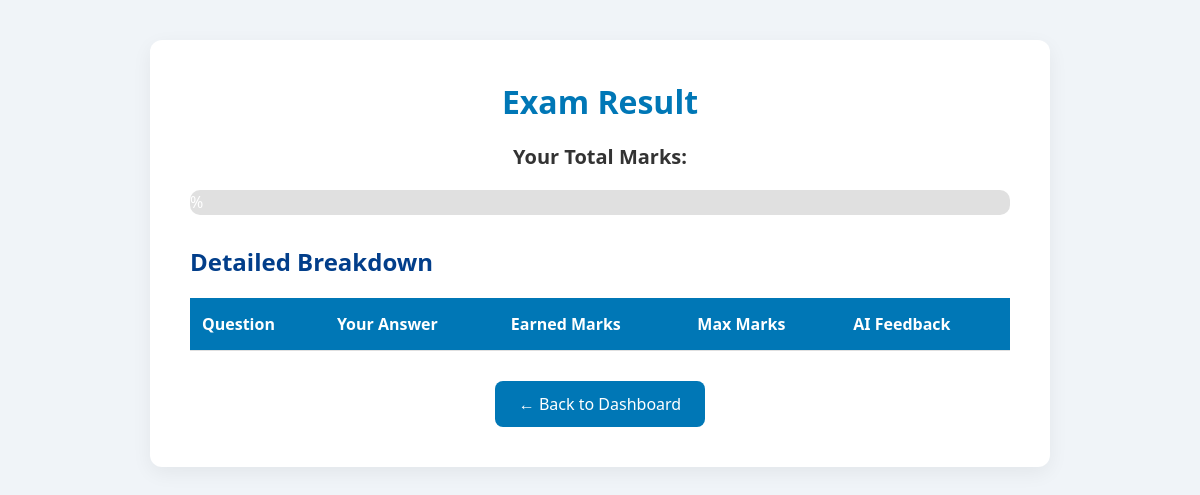
The app's page /view_result/13 (signed in), older data.
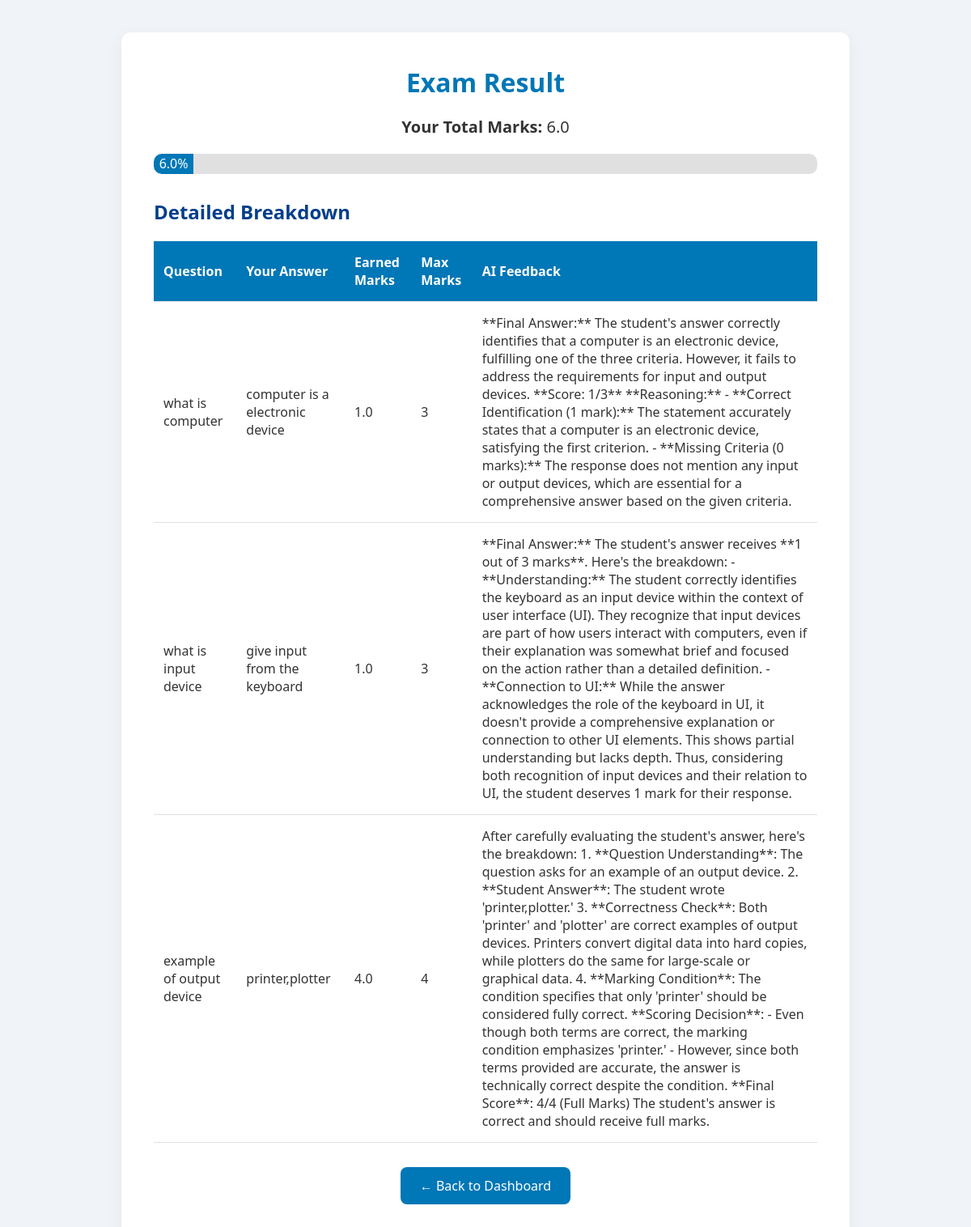
The same page, newer data.
### tables this page shows
CREATE TABLE Attended (
                            id INTEGER PRIMARY KEY AUTOINCREMENT,
                            student_id INTEGER,
                            exam_id INTEGER,
                            earned_total REAL);

CREATE TABLE Answer (
                            id INTEGER PRIMARY KEY AUTOINCREMENT,
                            question_id INTEGER,
                            student_id INTEGER,
                            answer_text TEXT,
                            earned_marks REAL,  -- ✅ Changed from INTEGER to REAL
                            feedback TEXT);

CREATE TABLE Question (
                            id INTEGER PRIMARY KEY AUTOINCREMENT,
                            exam_id INTEGER,
                            question_text TEXT,
                            total_marks INTEGER,
                            answer_key TEXT);

### app.py (the view)
@app.route('/view_result/<int:exam_id>')
def view_result(exam_id):
    if 'student_id' not in session:
        return redirect('/login_student')
    student_id = session['student_id']
    with sqlite3.connect('database.db') as conn:
        cursor = conn.cursor()
        cursor.execute("SELECT earned_total FROM Attended WHERE student_id = ? AND exam_id = ?", (student_id, exam_id))
        result = cursor.fetchone()
        cursor.execute("""
            SELECT Question.question_text, Answer.answer_text, Answer.earned_marks, Question.total_marks, Answer.feedback
            FROM Answer
            JOIN Question ON Answer.question_id = Question.id
            WHERE Answer.student_id = ? AND Question.exam_id = ?
        """, (student_id, exam_id))
        answers = cursor.fetchall()  # List of (question_text, answer_text, earned_marks, max_marks, feedback)
    return render_template('view_result.html', result=result, answers=answers)

### templates/view_result.html (shortened to what this page needs)
<!DOCTYPE html>
<html lang="en">
<head>
</head>
<body>
    <div class="container">
        <h1>Exam Result</h1>
        <p class="total-marks"><strong>Your Total Marks:</strong> {{ result[0] }}</p>
        <div class="progress-bar-container">
            <div class="progress-bar" id="progressBar">{{ result[0] }}%</div>
        </div>
        <h2>Detailed Breakdown</h2>
        <table>
            <thead>
                <tr>
                    <th>Question</th>
                    <th>Your Answer</th>
                    <th>Earned Marks</th>
                    <th>Max Marks</th>
                    <th>AI Feedback</th>
                </tr>
            </thead>
            <tbody>
                {% for answer in answers %}
                <tr>
                    <td data-label="Question">{{ answer[0] }}</td>
                    <td data-label="Your Answer">{{ answer[1] }}</td>
                    <td data-label="Earned Marks">{{ answer[2] }}</td>
                    <td data-label="Max Marks">{{ answer[3] }}</td>
                    <td data-label="AI Feedback">{{ answer[4] }}</td>
                </tr>
                {% endfor %}
            </tbody>
        </table>
        <div style="text-align: center;">
            <a href="/dashboard_student" class="back-button">← Back to Dashboard</a>
        </div>
    </div>
</body>
</html>

### templates/view_result.html (style rules this page uses)
* { margin: 0; padding: 0; box-sizing: border-box; }
body { font-family: 'Segoe UI', Tahoma, Geneva, Verdana, sans-serif; background-color: #f0f4f8; color: #333; padding: 40px 20px; transition: background-color 0.3s ease; }
.container { max-width: 900px; margin: 0 auto; background: #ffffff; padding: 40px; border-radius: 12px; box-shadow: 0 6px 20px rgba(0, 0, 0, 0.06); animation: fadeIn 0.8s ease; }
h1 { font-size: 32px; color: #0077b6; margin-bottom: 20px; text-align: center; }
h2 { font-size: 24px; color: #023e8a; margin: 30px 0 15px; }
.total-marks { font-size: 20px; text-align: center; color: #333; }
.progress-bar-container { width: 100%; background-color: #e0e0e0; border-radius: 10px; margin: 20px 0; overflow: hidden; height: 25px; }
.progress-bar { height: 100%; width: 0%; background-color: #0077b6; color: white; text-align: center; line-height: 25px; transition: width 1s ease-in-out; }
table { width: 100%; border-collapse: collapse; margin-top: 20px; }
table th, table td { padding: 15px 12px; border-bottom: 1px solid #e0e0e0; text-align: left; font-size: 16px; transition: background-color 0.3s ease; }
table th { background-color: #0077b6; color: white; }
.back-button { display: inline-block; margin-top: 30px; padding: 12px 24px; background-color: #0077b6; color: white; text-decoration: none; font-size: 16px; border-radius: 8px; transition: background-color 0.3s ease, transform 0.3s ease; }

Row changes from the older to the newer data that the page shows:
added Attended: earned_total "6.0"
added Answer: question_text "what is computer", answer_text "computer is a electronic device", earned_marks "1.0", total_marks "3", feedback "**Final Answer:** The student's answer correctly identifies that a computer is an electronic device, fulfilling one of the three criteria. However, it fails to address the requirements for input and output devices. **Score: 1/3** **Reasoning:** - **Correct Identification (1 mark):** The statement accurately states that a computer is an electronic device, satisfying the first criterion. - **Missing Criteria (0 marks):** The response does not mention any input or output devices, which are essential for a comprehensive answer based on the given criteria."
added Answer: question_text "what is input device", answer_text "give input from the keyboard", earned_marks "1.0", total_marks "3", feedback "**Final Answer:** The student's answer receives **1 out of 3 marks**. Here's the breakdown: - **Understanding:** The student correctly identifies the keyboard as an input device within the context of user interface (UI). They recognize that input devices are part of how users interact with computers, even if their explanation was somewhat brief and focused on the action rather than a detailed definition. - **Connection to UI:** While the answer acknowledges the role of the keyboard in UI, it doesn't provide a comprehensive explanation or connection to other UI elements. This shows partial understanding but lacks depth. Thus, considering both recognition of input devices and their relation…"
added Answer: question_text "example of output device", answer_text "printer,plotter", earned_marks "4.0", total_marks "4", feedback "After carefully evaluating the student's answer, here's the breakdown: 1. **Question Understanding**: The question asks for an example of an output device. 2. **Student Answer**: The student wrote 'printer,plotter.' 3. **Correctness Check**: Both 'printer' and 'plotter' are correct examples of output devices. Printers convert digital data into hard copies, while plotters do the same for large-scale or graphical data. 4. **Marking Condition**: The condition specifies that only 'printer' should be considered fully correct. **Scoring Decision**: - Even though both terms are correct, the marking condition emphasizes 'printer.' - However, since both terms provided are accurate, the answer is…"
